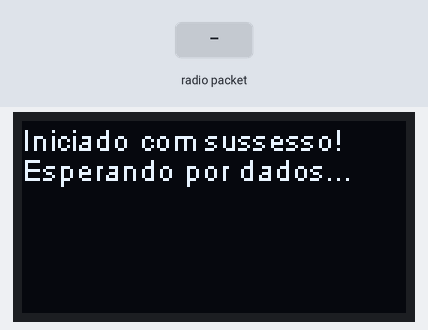
A sketch run on a simulated ESP32. On the bench: 128×64 one-colour display. The inputs (shaded band) are chosen by the test bench. No radio packets arrive unless stated.

Above: at 3.8 s.
3.9 s: radio packet "desligar" arrives
At 3.97 s:
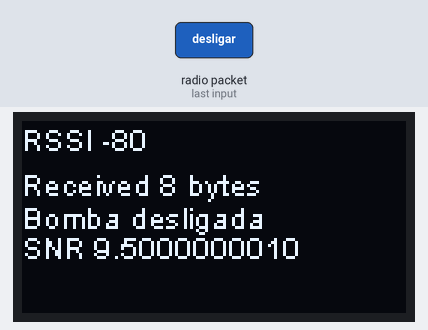
At 5.2 s:
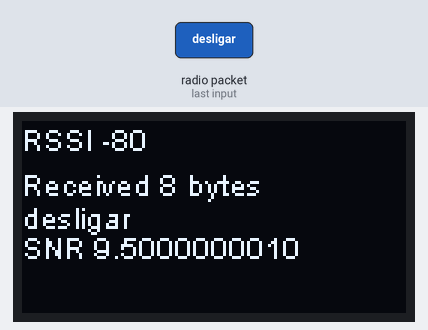
5.5 s: radio packet "1" arrives
At 6.9 s:
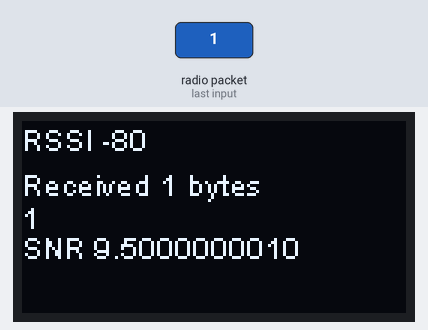
Timing chart, 0 to 8.5 s (numbered marks = the images above; inputs shaded):
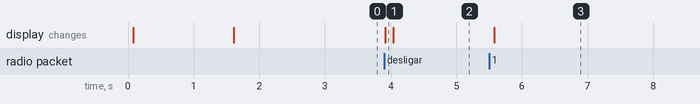

The sketch:

LoRa_Reciver.ino
```cpp
// ---------- Importações das bibliotecas
#include <SPI.h>  //Resposável pela comunicação Serial do LoRa
#include <LoRa.h>  //Resposável pela comunicação com o WiFi LoRa
#include <Wire.h>  //Resposável pela comunicação i2c
#include <SSD1306.h>  //Resposável pela comunicação com o display
#include "images.h"  //Arquivo com a logo da HelTec

// ---------- Define os pinos do WiFi LoRa
#define SCK     5    // GPIO5  -- SX127x's SCK
#define MISO    19   // GPIO19 -- SX127x's MISO
#define MOSI    27   // GPIO27 -- SX127x's MOSI
#define SS      18   // GPIO18 -- SX127x's CS
#define RST     14   // GPIO14 -- SX127x's RESET
#define DI00    26   // GPIO26 -- SX127x's IRQ(Interrupt Request)

// ---------- Define a frequência do LoRa
#define BAND    915E6  //Define a frequência do LoRa. 433E6 é a mesma coisa de 433000000MHz. Você também pode usar 868E6 e 915E6.
#define FREQUENCY 915E6 // 868E6 e 915E6

// ---------- Define as configurações do LoRa
#define SF 12 // 7 8 9 10 11 12
#define BANDWIDTH 125 //125 250 500
#define CODINGRATE 1 //1 2 3 4
#define SYNCKWORD 0X5E //0X00 ATE 0XFF

// ---------- Configuração do display
SSD1306 display(0x3c, 4, 15);  //Define o endereço do i2c do Oled(0x3c) e os pinos SDA(4) e SCL(15) do ESP32

// ---------- Declaração das variáveis que iremos utilizar
String rssi = "RSSI --";  //Declara a variável que receberá a potência do sinal
String snr = "SNR --";  //Declara a variável que receberá a potência do sinal
String packSize = "--";  //Declara a variável que receberá o tamanho dos pacotes enviados
String packet;  //Declara a variável do pacote

// ---------- Função de inicialização e configuração do ArduinoIDE
void setup() {
  // ---------- Definição dos pinos
  pinMode(16, OUTPUT); //Define o pino Reset do Oled
  digitalWrite(16, LOW);  //Coloca o pino em Low para dar um Reset no Oled
  delay(50);
  digitalWrite(16, HIGH); //Coloca em High para o Oled voltar a funcionar

  // ---------- Inicializando a OLED (tela)
  display.init();  //Inicializa o Oled
  display.flipScreenVertically();  //Vira o Display para a vertical
  display.setFont(ArialMT_Plain_10);  //Define o tipo e tamanho da fonte
  logo();  //Chama a função de mostrar a Logo
  delay(1500);
  display.clear();  //Limpa a tela

  // ---------- Inicializando a comunicação Serial do ESP com o LoRa
  SPI.begin(SCK, MISO, MOSI, SS); //Inicializa a comunicação Serial com o LoRa
  LoRa.setPins(SS, RST, DI00); //Define os pinos que serão utilizados pelo LoRa

  // ---------- Configurações do LoRa
  LoRa.setFrequency(FREQUENCY);
  LoRa.setSpreadingFactor(SF);
  LoRa.setSignalBandwidth(BANDWIDTH);
  LoRa.setCodingRate4(CODINGRATE);
  LoRa.setSyncWord(SYNCKWORD);

  // ---------- Verificando se o LoRa foi inicializado
  if (!LoRa.begin(BAND)) { //Verifica se o LoRa foi iniciado com sussesso
    display.drawString(0, 0, "Falha ao iniciar o LoRa!");  //Seta o X e Y de onde irá imprimir o texto a seguir
    display.display();  //Imprime o texto
    while (1);  //Entra em um While e a execução do programa morre aqui
  }

  // ---------- Exibi na OLED que foi inicializado
  display.drawString(0, 0, "Iniciado com sussesso!");
  display.drawString(0, 10, "Esperando por dados...");
  display.display();
  delay(1000);

  // ---------- Habilita o LoRa para receber dados
  //LoRa.onReceive(cbk);
  LoRa.receive();  //Habilita o LoRa para receber dados
}

// ---------- Função de Loop Infinito do ArduinoIDE
void loop() {
  // ---------- Criação da variável que vai receber o comando do LoRa para verificar se recebeu algum dado
  int packetSize = LoRa.parsePacket();  //Declara uma variável que recebe o comando LoRa.parsePacket que verifica se recebeu algum dado

  // ---------- Se recebeu mensagem, chama a função CBK
  if (packetSize) {  //Verifica se a variável recebeu ou não dados, se recebeu faz o comando a seguir
    cbk(packetSize);  //Chama a função para tratar os dados recebidos
  }

  // ---------- Da um delay de 10 millesegundos
  delay(10);
}

// ---------- Função para desenhar a logo na OLED
void logo() {
  display.clear();
  //display.drawXbm(0, 5, logo_width, logo_height, logo_bits); //Seta o X e Y de onde irá imprimir. Seta a largura e altura que será utilizado. Imprime uma imagem em hexa.
  display.display();
}

// ---------- Função que recebe o pacote, trata os dados e exibe na tela
void cbk(int packetSize) {

  // ---------- Declara a variável do pacote
  packet = "";  //

  // ---------- Declara a variável para receber o conteudo convertendo de decimal para bytes
  packSize = String(packetSize, DEC);  //Converte o valor da variável em quantidade de bytes recebidos

  // ---------- Faz um for em cada BYTE recebido, converte para CHAR e vai concatenando em PACKET
  for (int i = 0; i < packetSize; i++) {  //Executa o código abaixo até que todos os bytes recebidos foram tratados
    packet += (char) LoRa.read();  //Trata byte por byte ate formar o dado enviado
  }

  // ---------- A variável rssi recebe o valor do RSSI lido nesta comunicação
  rssi = "RSSI " + String(LoRa.packetRssi(), DEC) ;  //Converte o valor da potência do sinal e junta a palavra "RSSI"
  snr = "SNR " + String(LoRa.packetSnr(), DEC) ;

  // ---------- Chama a função para ligar/desligar uma bomba utilizando o LoRa
  loraData(packetSize);  //Chama a função que imprime os dados no Oled

  // ---------- Abre a comunicação
  LoRa.beginPacket();

  // ---------- Manda o RSSI de volta para o Node
  LoRa.print(rssi);

  // ---------- Fecha a comunicação
  LoRa.endPacket();

  // ---------- No OLED é exibido o RSSI e o tamanho do pacote recebido
  display.clear();
  display.setTextAlignment(TEXT_ALIGN_LEFT);  //Alinha o texto a Esquerda
  display.setFont(ArialMT_Plain_10);  //Define o tipo e tamanho da fonte
  display.drawString(0, 0, rssi);  //Imprime a variável com a potência do sinal
  display.drawString(0 , 15 , "Received " + packSize + " bytes");  //Imprime o tamanho do pacote enviado
  display.drawStringMaxWidth(0 , 26 , 128, packet);  //Imprime os dados enviado do outro LoRa
  display.drawString(0, 36, snr);  //Imprime a variável com a potência do sinal
  display.display();
}

// ---------- Função para ligar/desligar uma bomba utilizando o LoRa
void loraData(int packetSize) {

  // ---------- Declara a variável de pacote
  String pacote = "";

  // ---------- Se o pacote de dados for "desligar"
  if (packet == "desligar") {

    // ---------- exibe na tela: "Recebido, bomba desligada"
    display.clear();
    display.setTextAlignment(TEXT_ALIGN_LEFT);  //Alinha o texto a Esquerda
    display.setFont(ArialMT_Plain_10);  //Define o tipo e tamanho da fonte
    display.drawString(0, 0, rssi);  //Imprime a variável com a potência do sinal
    display.drawString(0 , 15 , "Received " + packSize + " bytes");  //Imprime o tamanho do pacote enviado
    display.drawStringMaxWidth(0 , 26 , 128, "Bomba desligada");  //Imprime os dados enviado do outro LoRa
    display.drawString(0, 36, snr);
    display.display();
    digitalWrite(25, LOW);

    // ---------- Inicia um novo pacote
    LoRa.beginPacket();  //Inicia um pacote

    // ---------- Coleta o RSSI
    pacote = "RSSI: " + rssi;

    // ---------- Manda o RSSI de volta para o node
    LoRa.print(pacote);  //Envia a seguinte palavra

    // ---------- Fecha o pacote
    LoRa.endPacket();  //Fecha o pacote e envia
  } else if (packet == "ligar") {

    // ---------- exibe na tela: "Recebido, bomba desligada"
    display.clear();
    display.setTextAlignment(TEXT_ALIGN_LEFT);  //Alinha o texto a Esquerda
    display.setFont(ArialMT_Plain_10);  //Define o tipo e tamanho da fonte
    display.drawString(0, 0, rssi);  //Imprime a variável com a potência do sinal
    display.drawString(0 , 15 , "Received " + packSize + " bytes");  //Imprime o tamanho do pacote enviado
    display.drawStringMaxWidth(0 , 26 , 128, "Bomba ligada");  //Imprime os dados enviado do outro LoRa
    display.drawString(0, 36, snr);
    display.display();
    digitalWrite(25, HIGH);

    // ---------- Inicia um novo pacote
    LoRa.beginPacket();  //Inicia um pacote

    // ---------- Coleta o RSSI
    pacote = "RSSI: " + rssi;

    // ---------- Manda o RSSI de volta para o node
    LoRa.print(pacote);  //Envia a seguinte palavra

    // ---------- Fecha o pacote
    LoRa.endPacket();  //Fecha o pacote e envia
  }

}
```

Source omitted: images.h (data table, 5385 bytes)

Measured:
- after the input at 3.9 s, the display: changes at once (image 1)
- after the input at 5.5 s, the display: changes after 0.08 s (image 3)
